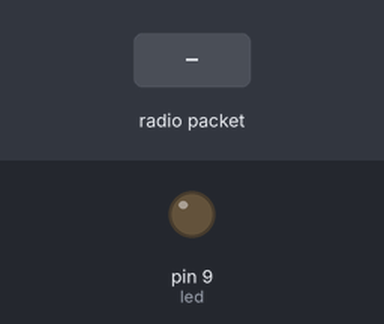
This sketch was run on a simulated Arduino Uno, built with avr-gcc and run on an emulated ATmega328P. Shown: output pins drawn as LEDs (lit = HIGH). The test bench sets the inputs (shaded band). No radio packets arrive unless stated; what the sketch prints to the serial monitor is not drawn.

Above: at 1.2 s.
1.3 s: radio packet "1" arrives
At 1.5 s:
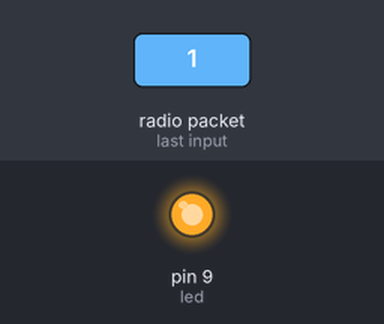
Timing chart, 0 to 4.3 s (numbered marks = the images above; inputs shaded):
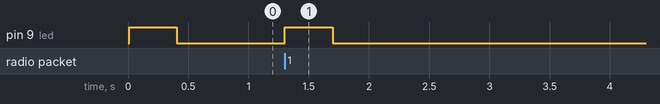

The sketch:

lora_monitor.ino
```cpp
// **********************************************************************************
// lora_monitor
// sketch for in vehicle LoRa beacon
// Version 0.3
// **********************************************************************************

#include <SPI.h>
#include <RH_RF95.h>

// define device specific settings
#define RF95_FREQ 915.0
#define led       9       // Moteinos have LEDs on D9
#define FLASH_SS  8       // and FLASH SS on D8
#define RFM95_CS  10      //wd NSS pin 10 for rf95 radio on Moteino
#define RFM95_RST 9       //wd reset not used
#define RFM95_INT 2

#define SERIAL_BAUD 115200
#define LED_DURATION 400
#define BUFFER_LEN 50

// *************************************************************
// General variable declarations

char radioBuffer[BUFFER_LEN];                  // char array used to send data
long int ledCtr = 1L;                  // var used to store millis value so led can be non-blocking
uint8_t len = BUFFER_LEN;

//************************************ Load Drivers ****************************************
//  load driver instance of the radio and name it "rf95"
RH_RF95 rf95(RFM95_CS, RFM95_INT);


//************************************ SETUP START ******************************************
void setup()
{
  // Rocket Scream Mini Ultra Pro with the RFM95W only:
  // Ensure serial flash is not interfering with radio communication on SPI bus
  //  pinMode(4, OUTPUT);
  //  digitalWrite(4, HIGH);

  // Enable the led as an output
  pinMode(led, OUTPUT);  // initialize digital pin LED_BUILTIN as an output.

  // setup serial channel
  Serial.begin(SERIAL_BAUD);
  Serial.println("LoRa monitor start");

  pinMode(RFM95_RST, OUTPUT);
  digitalWrite(RFM95_RST, HIGH);
  // manual radio reset
  digitalWrite(RFM95_RST, LOW);
  delay(10);
  digitalWrite(RFM95_RST, HIGH);
  delay(10);

  //wd initialise radio
  if (!rf95.init())
    Serial.println("LoRa init failed");

  // Defaults after init are 434.0MHz, modulation GFSK_Rb250Fd250, +13dbM
  if (!rf95.setFrequency(RF95_FREQ)) {
    Serial.println("setFrequency failed");
    //  while (1);
  }
  Serial.print("Set Freq to: "); Serial.println(RF95_FREQ);
  Serial.println("Setup complete");
  Serial.println();

}

//************************************ Start Loop ************************************************************
void loop()
{
  // Initialise the radio buffer with space
  strncpy(radioBuffer, "                                               ", 50);
  if (rf95.available())
  {

    uint8_t len = sizeof(radioBuffer);
    if (rf95.recv((uint8_t *) radioBuffer, &len))
    {
      digitalWrite(led, HIGH);
      ledCtr = millis();

      for (int i = 0; i < 50; i++)
      {
        if (radioBuffer[i] == 93)
        {
          Serial.print(" in ");
          Serial.print(i + 1);
          Serial.print(" characters : ");
          break;
        }
        Serial.print(char(radioBuffer[i]));
      }

      Serial.print(" RSSI: ");
      Serial.println(rf95.lastRssi(), DEC);

    }
    else
    {
      Serial.println("recv failed");
    }
  }

  // turn the led off a second after transmission
  if (millis() > (ledCtr + LED_DURATION))
  {
    digitalWrite(led, LOW);
  }

}
```

Measured:
- after the input at 1.3 s, pin 9 (led): LOW → HIGH at once, → LOW 0.40 s later
